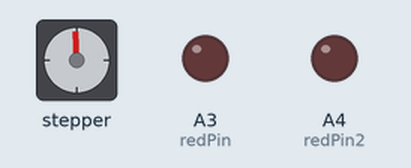
A sketch run on a simulated Arduino Uno, built with avr-gcc and run on an emulated ATmega328P. Parts: stepper motor, output pins drawn as LEDs (lit = HIGH). No radio packets arrive unless stated; stepper angles assume 2048 steps per turn; pins used as bus, display or sensor lines are not drawn.

Above: at 0.16 s.
At 9.51 s:
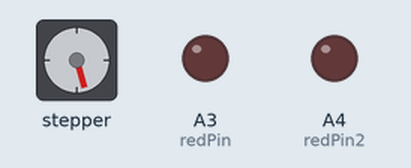
At 19.47 s:
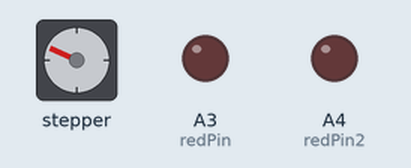
At 39.41 s:
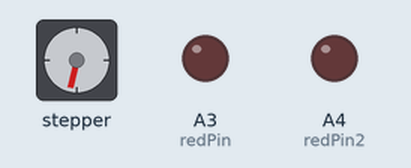
Timing chart, 0 to 40.0 s (numbered marks = the images above):
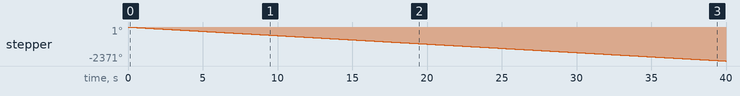

The sketch:

Stepper_Receiver.ino
```cpp
#include <Stepper.h>
#include <nRF24L01.h>
#include <printf.h>
#include <RF24.h>
#include <RF24Network.h>
#include <RF24_config.h>
#include <SPI.h>

// Radio Setup
RF24 radio(7, 8);
RF24Network network(radio);
const uint16_t this_node = 01;


// Stepper Setup
int stepsPerRevolution=2048;
Stepper myStepper(stepsPerRevolution, 4,10,9,6);
int motSpeed=10;

// Reads from the RC
int xRead;
int yRead;
int fireRead;
int flashRead;

// Underglow lights
int redPin = A3;
int redPin2 = A4;

void setup() {

  Serial.begin(9600);

  // Radio Receiver Init
  SPI.begin();
  radio.begin();
  network.begin(108, this_node);

  // Init Stepper
  myStepper.setSpeed(motSpeed);

  // Underglow pins
  pinMode(redPin, OUTPUT);
  pinMode(redPin2, OUTPUT);

}

void loop() {
  // Refresh the network
  network.update();
  // Read the transmission
  while (network.available()) {
    // Read the transmission
    int dataArray[4] = {};
    RF24NetworkHeader header;
    network.read(header, &dataArray, sizeof(dataArray));

    // Assign data from transmission
    xRead = dataArray[0];
    yRead = dataArray[1];
    fireRead = dataArray[2];
    flashRead = dataArray[3];

    // Test prints
    Serial.print(xRead);
    Serial.print("   ");
    Serial.print(yRead);
    Serial.print("   ");
    Serial.print(fireRead);
    Serial.print("   ");
    Serial.println(flashRead);

  }

  // Control the stepper
  if (yRead > 600) {
    myStepper.step(20);
  }
  else if (yRead < 400) {
    myStepper.step(-20);
  }

  // Turn the underglow on or off
  if (flashRead == 1) {
    digitalWrite(redPin, HIGH);
    digitalWrite(redPin2, HIGH);
  }
  if (flashRead == 0) {
    digitalWrite(redPin, LOW);
    digitalWrite(redPin2, LOW);
  }

}
```

Measured:
- by itself, stepper: keeps turning counter-clockwise at about 59°/s
